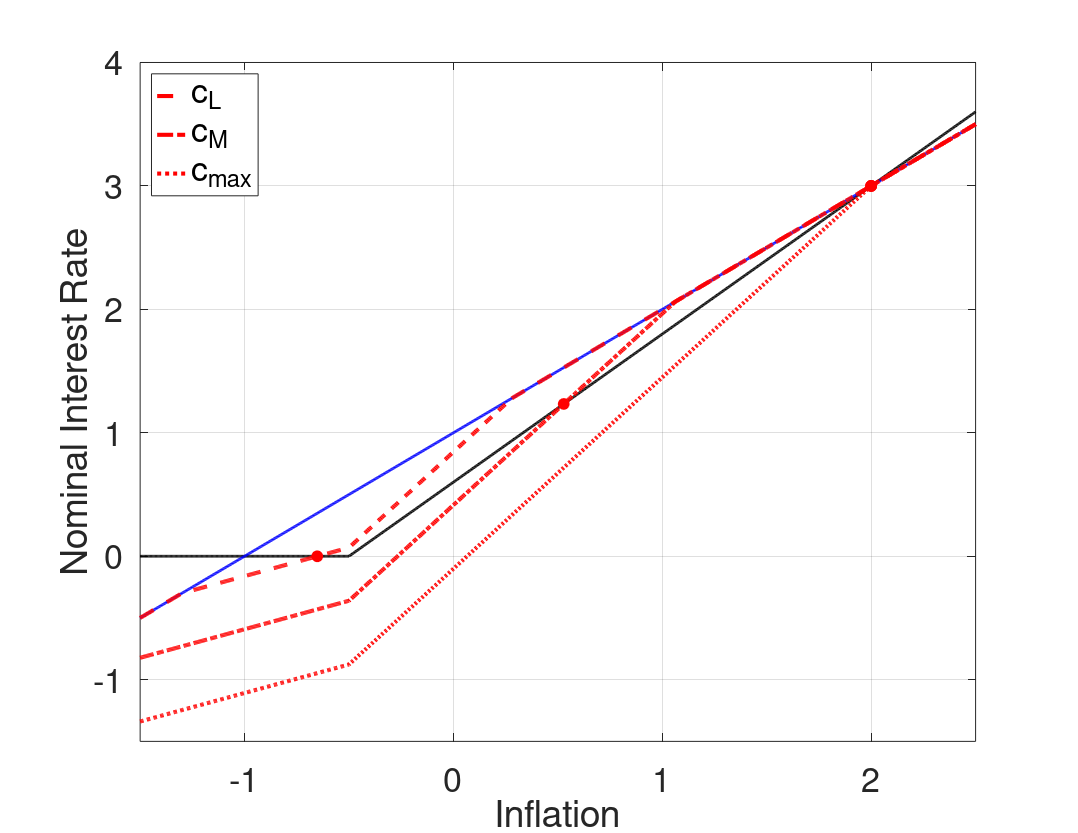

Write the MATLAB code that produced this figure.
%--------------------------------------------------------------------------
% File Name: RAFR_cPHIpi_l_pitarg.m
% Author: Philip Coyle
% Date Created: 01/07/2019
% cd /mq/philipprojects/RA_Work/Taisuke_Nakata/Zero_Lower_Bound/DeflationaryRegime/Uncertainty/Draft/Figs/iid/3state_iid_shock/RAFR
% RAFR_cPHIpi_l_pitarg
%--------------------------------------------------------------------------

clear all
close all
clc

%% Model Calibration
cBET = 1/1.0025;
cSIGMA = 1;
cKAPPA = 0.02;
cPHIpi = 1.2;
cRstar = 1/400;
cPItarg = 2/400;
p_m = 0.1; %Probability of being in the middle state 

cSHOCK_lb =((cPItarg + cRstar)*(cPHIpi - 1))/(cKAPPA*cPHIpi*cSIGMA);
cSHOCK_ub =((cPItarg + cRstar)*(cKAPPA*cPHIpi*cSIGMA + 1))/(cKAPPA*cPHIpi*cSIGMA);
cSHOCK_bound = -(2*(cPItarg + cRstar)*(cPHIpi - 1)*(cKAPPA*cPHIpi*cSIGMA + 1))/(cKAPPA*cPHIpi^2*cSIGMA*(cKAPPA*cSIGMA + 1)*(p_m - 1));
cSHOCK_grid = [0.1, 0.20 max([cSHOCK_lb,cSHOCK_ub,cSHOCK_bound])];

%% Housekeeping
% Set Grid Intervals
pi_m_low = -1.5/400;
pi_m_high = 2.5/400;
numgrid = 1001;
pi_m = linspace(pi_m_low,pi_m_high, numgrid)';

% Allocate Space
inx_ub = zeros(length(cSHOCK_grid),1);
pi_ub_zlb = zeros(length(cSHOCK_grid),1);
inx_lb = zeros(length(cSHOCK_grid),1);
pi_lb_zlb = zeros(length(cSHOCK_grid),1);
rafr = zeros(numgrid,length(cSHOCK_grid));


% Find max inflation that leads to ZLB binding
bound = (-cRstar - cPItarg*(1-cPHIpi))/cPHIpi;

inx_m = find(min(abs(pi_m - bound)) == abs(pi_m - bound));
% Find pi_m point where middle state interst rate binds
pi_m_zlb = pi_m(inx_m);

% Taylor Rule
tr = max(0,cRstar + cPItarg + cPHIpi*(pi_m - cPItarg));

% 'Riskless' Fisher Relation
fr = pi_m + cRstar;

for j = 1:length(cSHOCK_grid)
    cSHOCK = cSHOCK_grid(j);
    %% Policy Functions from below (Assume middle state interst rate binds)
    % Low  High state inflation & expected inflation (as functions of middle state inflation)
    pi_l_b = pi_m - cKAPPA*cSIGMA*cSHOCK;
    pi_h_b = (pi_m - cKAPPA*cSIGMA*(cRstar + cPItarg*(1-cPHIpi)- cSHOCK))/(1+cKAPPA*cSIGMA*cPHIpi);
    exp_pi_b = (1-p_m)/2*pi_l_b + p_m*pi_m + (1-p_m)/2*pi_h_b;

    % Low Middle and High state output & expected output (as functions of middle state inflation)
    y_m_b = (pi_m - cBET*exp_pi_b)/cKAPPA;
    y_l_b = y_m_b - cSIGMA*cSHOCK;
    y_h_b = y_m_b - cSIGMA*(cRstar + cPItarg + cPHIpi*(pi_h_b - cPItarg) - cSHOCK);
    exp_y_b = (1-p_m)/2*y_l_b + p_m*y_m_b + (1-p_m)/2*y_h_b;

    % Find pi_m point where high state interst rate binds
    inx_lb(j) = find(min(abs(pi_h_b - bound)) == abs(pi_h_b - bound));
    pi_lb_zlb(j) = pi_m(inx_lb(j));

    %% Policy Functions from above (Assume middle state interst rate does not bind)
   % Low  High state inflation & expected inflation (as functions of middle state inflation)
    pi_l_a = pi_m*(1+cKAPPA*cSIGMA*cPHIpi) + cKAPPA*cSIGMA*(-cPHIpi*cPItarg + cRstar + cPItarg - cSHOCK);
    pi_h_a = pi_m + (cKAPPA*cSIGMA*cSHOCK)/(1+cKAPPA*cSIGMA*cPHIpi);
    exp_pi_a = (1-p_m)/2*pi_l_a + p_m*pi_m + (1-p_m)/2*pi_h_a;

    % Low Middle and High state output & expected output (as functions of middle state inflation)
    y_m_a = (pi_m - cBET*exp_pi_a)/cKAPPA;
    y_l_a = y_m_a + cSIGMA*(cPHIpi*(pi_m - cPItarg) + cRstar + cPItarg - cSHOCK);
    y_h_a = y_m_a + cSIGMA*(cPHIpi*(pi_m - pi_h_a) + cSHOCK);
    exp_y_a = (1-p_m)/2*y_l_a + p_m*y_m_a + (1-p_m)/2*y_h_a;

    % Find pi_m point where low state interst rate binds
    inx_ub(j) = find(min(abs(pi_l_a - bound)) == abs(pi_l_a - bound));
    pi_ub_zlb(j) = pi_m(inx_ub(j));

    %% Define Risk Adjusted Fisher Relationship   
    for i = 1:numgrid
        if pi_m(i) < pi_lb_zlb(j) || pi_m(i) > pi_ub_zlb(j)
            rafr(i,j) = pi_m(i) + cRstar;
        elseif pi_m(i) <= pi_m_zlb
            rafr(i,j) = cRstar + pi_m(i) + (exp_pi_b(i) - pi_m(i)) + 1/cSIGMA*(exp_y_b(i) - y_m_b(i));
        elseif pi_m(i) <= pi_ub_zlb(j)
            rafr(i,j) = cRstar + pi_m(i) + (exp_pi_a(i) - pi_m(i)) + 1/cSIGMA*(exp_y_a(i) - y_m_a(i));
        end
    end
end
        
%% Plotting
type = {'--','-.',':'};

fig(1) = figure(1);
grid on
box on
hold on
plot(400*pi_m, 400*tr,'Color','k','LineWidth',2);
plot(400*pi_m, 400*fr,'Color','b','LineWidth',2);
for j = 1:length(cSHOCK_grid)
    [~,inx] = sort(abs(tr - rafr(:,j)));
    if j == length(cSHOCK_grid)
        RSS = inx(1);    
    else
        RSS = inx(1:2);
        it = 2;
        while abs(RSS(1) - RSS(2)) <= 10
            RSS(2) = inx(it + 1);
            it = it + 1;
        end
    end
    h(j) = plot(400*pi_m, 400*rafr(:,j),'Color','r','LineStyle',type{j},'LineWidth',3);
    p1 = plot(400*pi_m(RSS(1)),400*rafr(RSS(1),j));
    if j ~= 3
        p2 = plot(400*pi_m(RSS(2)),400*rafr(RSS(2),j)); 
        set([p1 p2],'Marker','o','MarkerEdgeColor','r','MarkerFaceColor','r','MarkerSize',8)
    else
        set(p1,'Marker','o','MarkerEdgeColor','r','MarkerFaceColor','r','MarkerSize',8)
    end
end

xlabel('Inflation','FontSize',16)
ylabel('Nominal Interest Rate','FontSize',16)
set(gca,'Xlim',[400*pi_m(1), 400*pi_m(end)],'Ylim',[-1.5, 4],'FontSize',25)
L = legend([h(1) h(2) h(3)],'c_L','c_M','c_{max}');
set(L,'Location','NorthWest','Fontsize',25)

savedir = cd;
if ispc 
    savedir = fullfile(savedir, '..\..\..');
    savedir = strcat(savedir,'\Final\');
else
    savedir = fullfile(savedir, '../../..');
    savedir = strcat(savedir,'/Final/');
end

set(fig(1),'PaperOrientation','Landscape');
set(fig(1),'PaperPosition',[0 0 11 8.5]);
print(fig(1),'-dpdf',strcat(savedir,'iid_RAFR_cPHIpi_l_cPItarg.pdf'));
